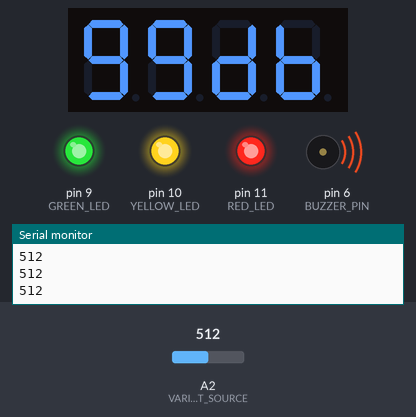
Simulated run of this sketch. Board: Arduino Uno, built with avr-gcc and run on an emulated ATmega328P. Shown: 4-digit seven-segment display, output pins drawn as LEDs (lit = HIGH), buzzer (waves = sounding), the last lines printed to the serial monitor. The inputs (shaded band) are chosen by the test bench; at power-on: A2 (VARIABLE_INPUT_SOURCE) = 512. Pins used as bus, display or sensor lines are not drawn.

Above: at 0.7 s.
1.3 s: A2 (VARIABLE_INPUT_SOURCE) set to 384
At 3.7 s:
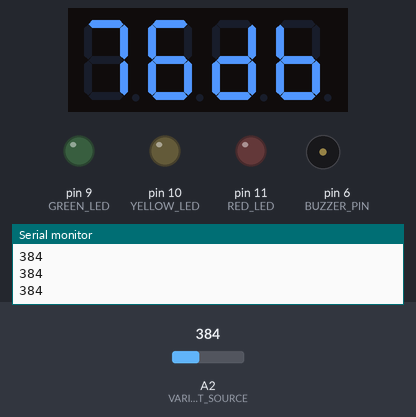
4.3 s: A2 (VARIABLE_INPUT_SOURCE) set to 361
At 6.0 s:
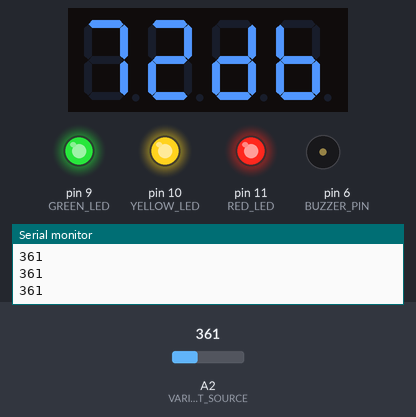
7.0 s: A2 (VARIABLE_INPUT_SOURCE) set to 306
At 8.3 s:
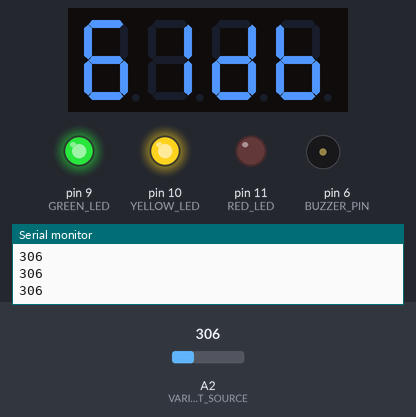
Timing chart, 0 to 10.0 s (numbered marks = the images above; inputs shaded):
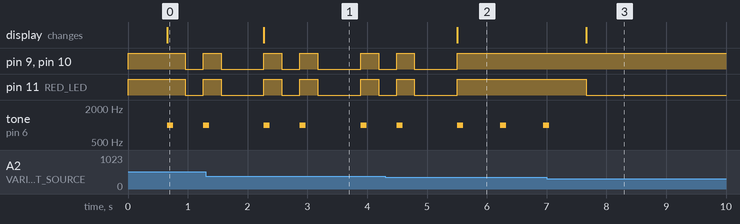

The sketch:

Noise_Alarm.ino
```cpp
// C++ code
//
#include <Wire.h>
#include "Adafruit_LEDBackpack.h"
#include <TM1637Display.h>

#define DISPLAY_CLK 13
#define DISPLAY_DIO 12
#define RED_LED 11
#define YELLOW_LED 10
#define GREEN_LED 9
#define BUZZER_PIN 6
#define VARIABLE_INPUT_SOURCE A2

TM1637Display display(DISPLAY_CLK, DISPLAY_DIO);
const uint8_t decibelNotation[] = {
  SEG_B | SEG_C | SEG_D | SEG_E | SEG_G,  //d
  SEG_F | SEG_C | SEG_D | SEG_E | SEG_G   //b
};

// Modul sunet / microfon
const int sampleWindow = 50;
unsigned int sample;

long sum = 0 ;
long Sound_signal;
int num_Measure = 128 ;
long level = 0 ;

void setup()
{
  pinMode(VARIABLE_INPUT_SOURCE, INPUT);
  pinMode(RED_LED, OUTPUT);
  pinMode(YELLOW_LED, OUTPUT);
  pinMode(GREEN_LED, OUTPUT);

  digitalWrite(RED_LED, HIGH);
  digitalWrite(YELLOW_LED, HIGH);
  digitalWrite(GREEN_LED, HIGH);

  pinMode(BUZZER_PIN, OUTPUT);
  digitalWrite(BUZZER_PIN, HIGH);

  //display.begin(0x70);

  display.setBrightness(5);
  display.clear();
  display.setSegments(decibelNotation, 2, 2);

  Serial.begin(9600);
}

void loop()
{
  // Modul sunet / microfon
  for ( int i = 0 ; i <num_Measure; i ++)
  {
    Sound_signal = analogRead (VARIABLE_INPUT_SOURCE);
    Serial.println(Sound_signal);
    sum =sum + Sound_signal;
  }

  level = sum / num_Measure; // Calculate the average value
  int input = level/5;
///////////////////////////////////

  //input = random(40, 80);
  Serial.println(input);
  // Output buzzer si leduri

  if(input>99)
  {
    display.showNumberDec(99, false, 2, 0);
  }
  else if(input<10)
  {
    display.showNumberDec(input, false, 1, 0);
  }
  else
  {
    display.showNumberDec(input, false, 2, 0);
  }

  if(input >= 75)
  {
    digitalWrite(RED_LED, HIGH);
    digitalWrite(YELLOW_LED, HIGH);
    digitalWrite(GREEN_LED, HIGH);
    tone(BUZZER_PIN, 1000, 100);
    delay(300);

    digitalWrite(RED_LED, LOW);
    digitalWrite(YELLOW_LED, LOW);
    digitalWrite(GREEN_LED, LOW);
    delay(300);

    digitalWrite(RED_LED, HIGH);
    digitalWrite(YELLOW_LED, HIGH);
    digitalWrite(GREEN_LED, HIGH);
    tone(BUZZER_PIN, 1000, 100);
    delay(300);

    digitalWrite(RED_LED, LOW);
    digitalWrite(YELLOW_LED, LOW);
    digitalWrite(GREEN_LED, LOW);
    //noTone(BUZZER_PIN);
    //delay(500);
  }
  else if(input >= 70 && input < 75)
  {
    digitalWrite(RED_LED, HIGH);
    digitalWrite(YELLOW_LED, HIGH);
    digitalWrite(GREEN_LED, HIGH);
    tone(BUZZER_PIN, 1000, 100);
    //delay(300);
  }
  else if (input >= 60 && input < 70)
  {
    digitalWrite(RED_LED, LOW);
    digitalWrite(YELLOW_LED, HIGH);
    digitalWrite(GREEN_LED, HIGH);
    //delay(300);
  }
  else if (input >= 50 && input < 60)
  {
    digitalWrite(RED_LED, LOW);
    digitalWrite(YELLOW_LED, LOW);
    digitalWrite(GREEN_LED, HIGH);
    //delay(300);
  }
  else if (input < 50)
  {
    digitalWrite(RED_LED, LOW);
    digitalWrite(YELLOW_LED, LOW);
    digitalWrite(GREEN_LED, LOW);
    //delay(300);
  }
  delay(100);
  digitalWrite(BUZZER_PIN, HIGH);
  //delay(3000);
  sum = 0;
}
```

Measured:
- the behaviour switches between 375 and 374 on A2 (VARIABLE_INPUT_SOURCE) (found by bisection; images 1 and 2)
- after the input at 1.3 s, the display: changes after 0.97 s (image 1)
- after the input at 4.3 s, pin 9 (GREEN_LED), pin 10 (YELLOW_LED), pin 11 (RED_LED): goes on until 5.5 s, then stays HIGH; the display: changes after 1.2 s (image 2)
- after the input at 7.0 s, pin 11 (RED_LED): HIGH → LOW after 0.66 s; tone on pin 6 (BUZZER_PIN): goes on until 7.0 s, then stays silent; the display: changes after 0.66 s (image 3)
